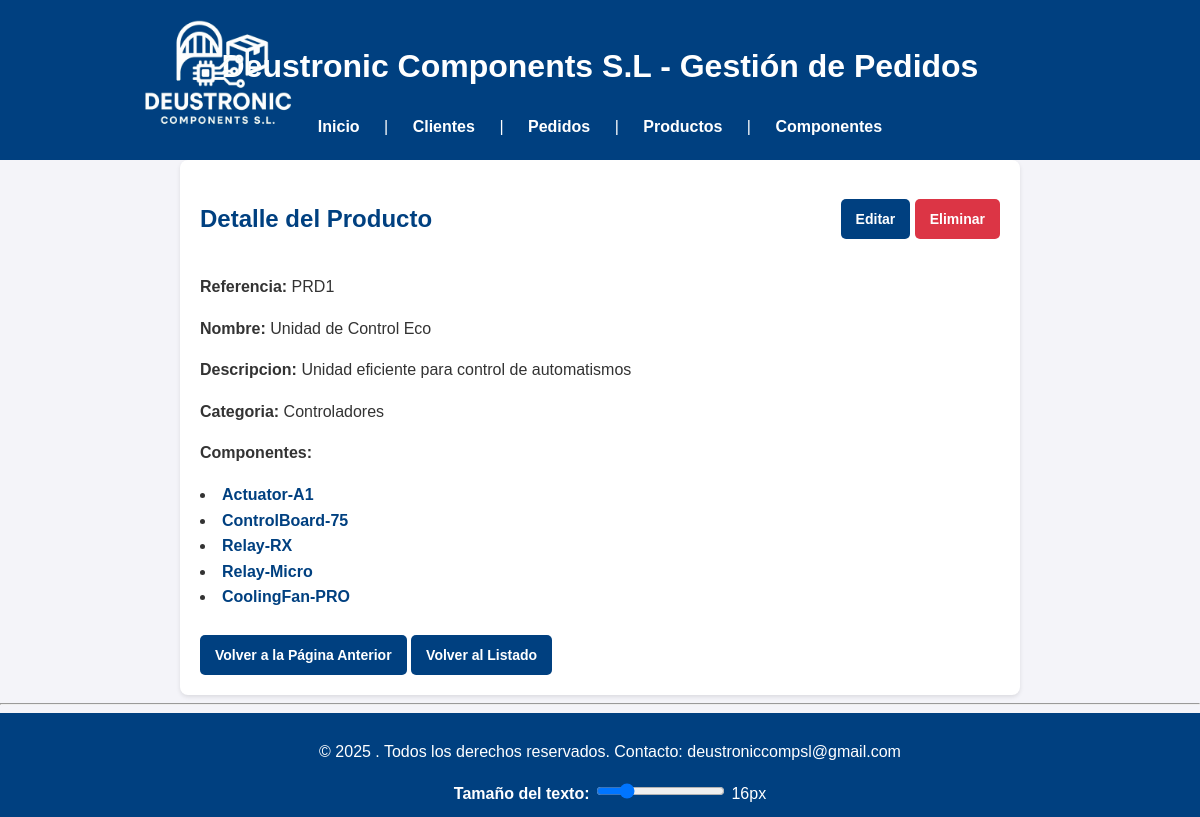
Screenshot of /productos/16/ with the database file from the repository.
### appEntrega/models.py (models this page shows, shortened)
class Producto(models.Model):
    referencia = models.CharField(max_length=50, unique=True)
    nombre = models.CharField(max_length=100)
    descripcion = models.TextField()
    categoria = models.CharField(max_length=100)
    componentes = models.ManyToManyField(Componente, related_name='productos')
    precio = models.DecimalField(max_digits=10, decimal_places=2)

class Componente(models.Model):
    codigo_referencia = models.CharField(max_length=50, unique=True)
    nombre_modelo = models.CharField(max_length=100)
    tipo_componente = models.CharField(max_length=100)
    proveedor = models.CharField(max_length=100)
    precio = models.DecimalField(max_digits=10, decimal_places=2)
    especificaciones_tecnicas = models.TextField()
    archivo = models.FileField(upload_to='componentes/', null=True, blank=True)

### appEntrega/views.py (the view)
# urls.py: path("productos/<int:pk>/", ProductoDetailView.as_view(), name="producto_detalle"),
class ProductoDetailView(DetailView):
    model = Producto
    template_name= 'producto_detalle.html'
    context_object_name = 'producto'

### appEntrega/templates/producto_detalle.html (shortened to what this page needs)
{% extends "base.html" %}
{% block content %}
<div style="display: flex; align-items: center; justify-content: space-between;">
    <h2>Detalle del Producto</h2>
    <div>
        <a href="{% url 'producto_editar' producto.id %}" class="button">Editar</a>
        <a href="{% url 'producto_eliminar' producto.id %}" class="btn-eliminar">Eliminar</a>
    </div>
</div>
<p><strong>Referencia:</strong> {{ producto.referencia }}</p>
<p><strong>Nombre:</strong> {{ producto.nombre }}</p>
<p><strong>Descripcion:</strong> {{ producto.descripcion }}</p>
<p><strong>Categoria:</strong> {{producto.categoria }}</p>
<p><strong>Componentes:</strong></p>
{% for componente in producto.componentes.all %}
        <li>
            <a href="{% url 'componente_detalle' componente.id %}" class = 'detalle_link'>{{ componente.nombre_modelo }}</a>
        </li>
    {% empty %}
        <li>No hay componentes asociados a este producto.</li>
    {% endfor %}
<br>
<a href="javascript:history.back()" class="button">Volver a la Página Anterior</a>
<a href="{% url 'pedido_listado' %}" class="button">Volver al Listado</a>
{% endblock %}

### appEntrega/static/CSS/stylesheet.css (style rules this page uses)
body { font-family: 'Arial', sans-serif; line-height: 1.6; margin: 0; padding: 0; background-color: #f4f4f9; color: #333; }
h2 { color: #004080; margin-bottom: 20px; }
button, a.button { display: inline-flex; align-items: center; justify-content: center; background-color: #004080; color: white; padding: 10px 15px; text-decoration: none; border: none; border-radius: 5px; cursor: pointer; font-size: 14px; font-weight: bold; text-align: center; transition: background-color 0.3s, color 0.3s; height: 40px; box-sizing: border-box; }
.btn-eliminar { display: inline-flex; align-items: center; justify-content: center; background-color: #dc3545; color: white; padding: 10px 15px; text-decoration: none; border: none; border-radius: 5px; cursor: pointer; font-size: 14px; font-weight: bold; text-align: center; transition: background-color 0.3s ease, color 0.3s ease; height: 40px; box-sizing: border-box; }
a.detalle_link { color: #004080; text-decoration: none; font-weight: bold; transition: color 0.3s; }

### rows the page displays
Producto: referencia "PRD1", nombre "Unidad de Control Eco", descripcion "Unidad eficiente para control de automatismos", categoria "Controladores"
Componente: nombre_modelo "Actuator-A1"
Componente: nombre_modelo "ControlBoard-75"
Componente: nombre_modelo "Relay-RX"
Componente: nombre_modelo "Relay-Micro"
Componente: nombre_modelo "CoolingFan-PRO"
